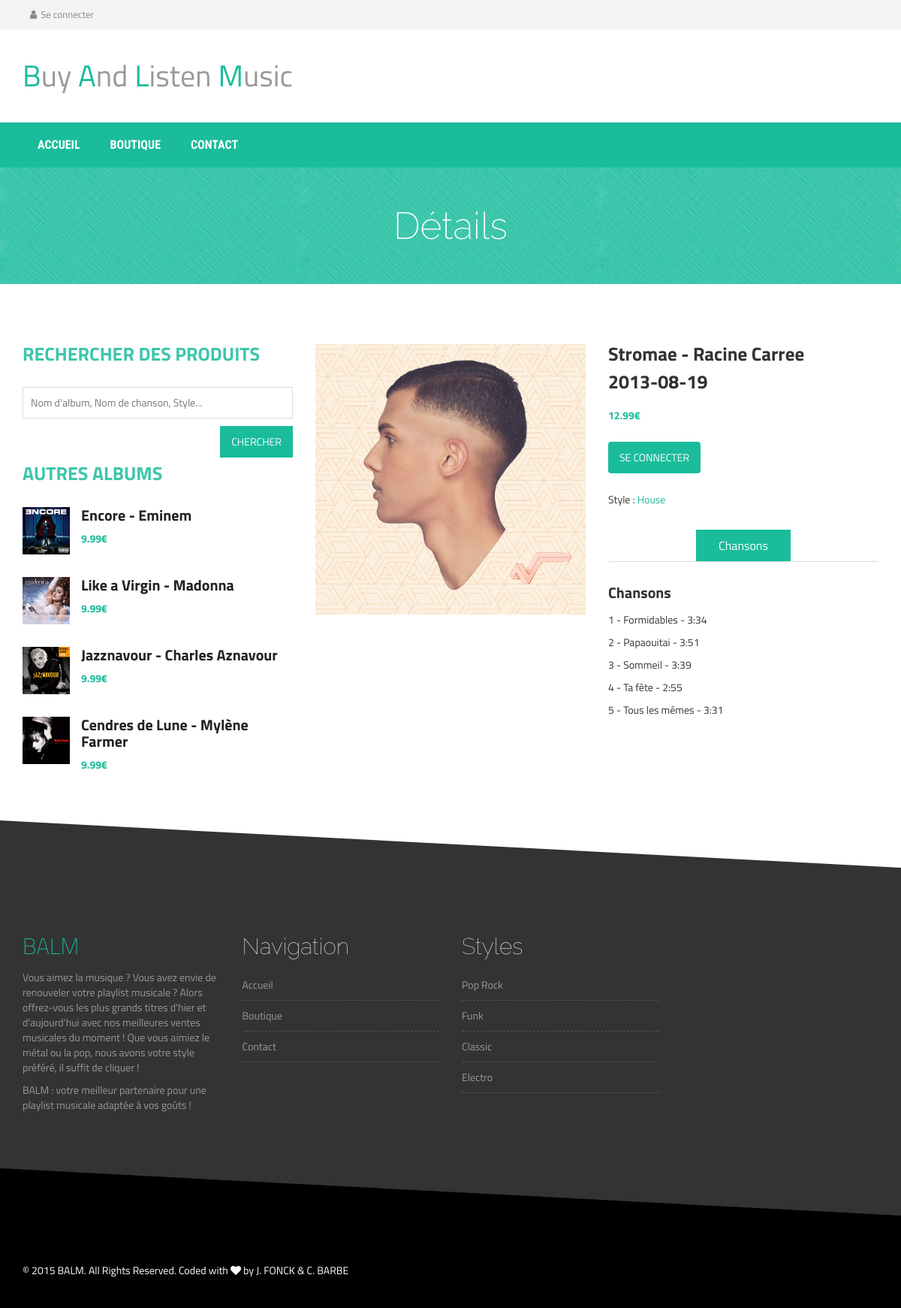
The app's page /single-product.php?search=2 with its own data.
### tables this page shows
CREATE TABLE Album (
    num_Album int NOT NULL auto_increment,
    nom_Album varchar(255),
    sortie date,
    prix float,
    stock int,
    id_Artiste int NOT NULL,
    id_Style int NOT NULL,
    
    PRIMARY KEY(num_Album),
    FOREIGN KEY(id_Artiste) REFERENCES Artiste(num_Artiste) ON UPDATE NO ACTION ON DELETE NO ACTION,
    FOREIGN KEY(id_Style) REFERENCES Style(num_Style) ON UPDATE NO ACTION ON DELETE NO ACTION
);

CREATE TABLE Artiste (
    num_Artiste int NOT NULL auto_increment,
    nom_Artiste varchar(255),
    
    PRIMARY KEY(num_Artiste)
);

CREATE TABLE Style(
    num_Style int NOT NULL auto_increment,
    nom_Style varchar(255),
    
    PRIMARY KEY (num_Style)
);

### single-product.php (the view, shortened to what this page needs)
<!DOCTYPE html>
<html lang="fr">
  <head>
    <link rel="stylesheet" href="http://maxcdn.bootstrapcdn.com/bootstrap/3.2.0/css/bootstrap.min.css">
    <link rel="stylesheet" href="http://maxcdn.bootstrapcdn.com/font-awesome/4.3.0/css/font-awesome.min.css">
    <link rel="stylesheet" href="css/owl.carousel.css">
    <link rel="stylesheet" href="style.css">
    <link rel="stylesheet" href="css/responsive.css">
  </head>
  <body>
   <?php include("header.php") ?>
    <div class="product-big-title-area">
        <div class="container">
            <div class="row">
                <div class="col-md-12">
                    <div class="product-bit-title text-center">
                        <h2>Détails</h2>
                    </div>
                </div>
            </div>
        </div>
    </div>
    <div class="single-product-area">
        <div class="zigzag-bottom"></div>
        <div class="container">
            <div class="row">
                <div class="col-md-4">
                    <div class="single-sidebar">
                        <h2 class="sidebar-title">Rechercher des produits</h2>
                        <form action="shop.php" method="GET">
                            <input type="text" name="search" id="search" placeholder="Nom d'album, Nom de chanson, Style..." required="required" />
                            <input type="submit" class="pull-right" value="Chercher" />
                        </form>
                    </div>
                    <div class="single-sidebar">
                        <h2 class="sidebar-title">Autres albums</h2>
            			<?php
            				if(isset($_GET['search'])) {
            					$search = $_GET['search'];
            					$mysqli = new mysqli("localhost", "root", "", "BD_BALM");
            					$query0 = "SELECT DISTINCT num_Album, nom_Artiste, nom_Album, prix FROM Artiste Ar INNER JOIN Album Al ON Ar.num_Artiste = Al.id_Artiste
            						  INNER JOIN Style S ON S.num_Style = Al.id_Style
            						  INNER JOIN Chanson C ON Al.num_Album = C.id_Album
            						  ORDER BY Rand()
                                      LIMIT 4";
            					if ($rep0 = $mysqli->query($query0)) {
            						if($rep0->num_rows != 0) {
            							while($row0 = $rep0->fetch_assoc()) {
            								echo"
            								<div class=\"thubmnail-recent\">
            								    <img src=\"img/".utf8_encode($row0['nom_Artiste'])." - ".utf8_encode($row0['nom_Album']).".jpg\" class=\"recent-thumb\" alt=\"\">
            								    <h2><a href=\"single-product.php?search=".$row0['num_Album']."\">".utf8_encode($row0['nom_Album']). " - " .utf8_encode($row0['nom_Artiste'])."</a></h2>
            								    <div class=\"product-sidebar-price\">
            									<ins>".$row0['prix']."€</ins>
            								    </div>
            								</div>";
                                        }
                                    }
                                }
            			?>
                    </div>
                </div>
                <div class="col-md-8">
                    <div class="product-content-right">
                        <div class="row">
                            <div class="col-sm-6">
                                <div class="product-images">
							<?php
									$query = "SELECT DISTINCT nom_Artiste, nom_Album, num_Album, nom_Style, prix, sortie
										FROM Artiste Ar INNER JOIN Album Al ON Ar.num_Artiste = Al.id_Artiste
										INNER JOIN Style S ON S.num_Style = Al.id_Style
										WHERE num_Album = '".$search."'";
									if ($rep = $mysqli->query($query)) {
										if($rep->num_rows != 0) {
											if($row = $rep->fetch_assoc()) {
							?>
                        				<div class="product-main-img">
                                            <?php
                                                echo "<img src=\"img/".utf8_encode($row['nom_Artiste'])." - ".utf8_encode($row['nom_Album']).".jpg\">";
                                            ?>
                                </div>
                            </div>
                        </div>
                            <div class="col-sm-6">
                                <div class="product-inner">
                                    <h2 class="product-name">
									<?php
										echo "<p>" . utf8_encode($row['nom_Artiste'])." - ".utf8_encode($row['nom_Album']). "</p> <p>" . $row['sortie'] . "</p>";
									?>
									</h2>
                                    <div class="product-inner-price">
                                        <ins>
										<?php
										    echo $row['prix']."€";
										?>
										</ins>
                                    </div>
                                   <?php
                                        if(isset($_SESSION['mail'])) {
                                    ?>
                                    <form action="addCart.php" class="cart">
                                        <input type="hidden" name="album" value="<?php echo $row['num_Album'] ?>" />
                                        <button class="add_to_cart_button" type="submit">Ajouter au panier</button>
                                    </form>
                                    <?php
                                        } else {
                                    ?>
                                    <form action="login.php" class="cart">
                                        <button class="btn btn-default" type="submit">Se connecter</button>
                                    </form>
                                    <?php
                                        }
                                    ?>
                                    <div class="product-inner-category">
                                        <p>Style : <a href="shop.php?search=<?php echo utf8_encode($row["nom_Style"]) ?>">
										<?php
											echo utf8_encode($row['nom_Style']);
											}
										}
									}
										?>
										</a></p>
                                    </div>
                                    <div role="tabpanel">
                                        <ul class="product-tab" role="tablist">
                                            <li role="presentation" class="active"><a href="#home" aria-controls="home" role="tab" data-toggle="tab">Chansons</a></li>
                                        </ul>
                                        <div class="tab-content">
                                            <div role="tabpanel" class="tab-pane fade in active" id="home">
                                                <h2>Chansons</h2>
                                                <?php
													$queryChanson = "SELECT DISTINCT nom_Chanson, duree
													FROM Album A INNER JOIN Chanson C ON A.num_Album = C.id_Album
													WHERE num_Album = '".$search."'";
													if ($queryChanson = $mysqli->query($queryChanson)) {
														if($queryChanson->num_rows != 0) {
															$compteur = 1;
															while($row2 = $queryChanson->fetch_assoc()) {
																echo "<p>" . $compteur . " - " . utf8_encode($row2['nom_Chanson']) . " - " . $row2['duree'] . "</p>" ;
																$compteur++;
															}
														}
													}
								                }
                                            ?>
											</div>
                                        </div>
                                    </div>
                                </div>
                            </div>
                        </div>
                    </div>
                </div>
            </div>
        </div>
    </div>
    <?php include("footer.php") ?>
  </body>
</html>

### footer.php (shortened to what this page needs)
<div class="footer-top-area">
    <div class="zigzag-bottom"></div>
    <div class="container">
        <div class="row">
            <div class="col-md-3 col-sm-6">
                <div class="footer-about-us">
                    <h2><span>BALM</span></h2>
                    <p>Vous aimez la musique ? Vous avez envie de renouveler votre playlist musicale ? Alors offrez-vous les plus grands titres d'hier et d'aujourd'hui avec nos meilleures ventes musicales du moment ! Que vous aimiez le métal ou la pop, nous avons votre style préféré, il suffit de cliquer ! </p>
                    <p>BALM : votre meilleur partenaire pour une playlist musicale adaptée à vos goûts !</p>
                </div>
            </div>
            <div class="col-md-3 col-sm-6">
                <div class="footer-menu">
                    <h2 class="footer-wid-title">Navigation</h2>
                    <ul>
                        <li><a href="index.php">Accueil</a></li>
                        <li><a href="shop.php">Boutique</a></li>
                        <li><a href="contact.php">Contact</a></li>
                    </ul>
                </div>
            </div>
            <div class="col-md-3 col-sm-6">
                <div class="footer-menu">
                    <h2 class="footer-wid-title">Styles</h2>
                    <?php
                        $mysqli = new mysqli("localhost", "root", "", "BD_BALM");
                        $queryStyle = "SELECT nom_Style FROM Style ORDER BY Rand() LIMIT 4";
                        if ($repStyle = $mysqli->query($queryStyle)) {
                            if(mysqli_num_rows($repStyle) != 0) {
                                while($row0 = $repStyle->fetch_assoc()) {
                                    echo"
                                        <ul>
                                            <li><a href=\"shop.php?search=\">".utf8_encode($row0['nom_Style'])."</a></li>
                                        </ul>
                                     ";
                                }
                            }
                        }
                    ?>
                </div>
            </div>
        </div>
    </div>
</div>
<div class="footer-bottom-area">
    <div class="container">
        <div class="row">
            <div class="col-md-8">
                <div class="copyright">
                    <p>&copy; 2015 BALM. All Rights Reserved. Coded with <i class="fa fa-heart"></i> by J. FONCK & C. BARBE</a></p>
                </div>
            </div>
        </div>
    </div>
</div>

### style.css (style rules this page uses)
img { max-width: 100%; height: auto; }
h1, h2, h3, h4, h5, h6 { font-weight: 700; margin: 0 0 15px; }
body { font-family: 'Titillium Web', sans-serif; }
.slider-area, .promo-area, .brands-area, .maincontent-area, .footer-top-area, .product-widget-area, .product-breadcroumb-area, .single-product-area { position: relative;overflow: hidden }
.zigzag-bottom { background: none repeat scroll 0 0 #1abc9c; bottom: -80px; height: 165px; left: -5%; position: absolute; transform: rotate(3deg); width: 108%; z-index: 9; }
.footer-top-area .zigzag-bottom { background: #000 }
.footer-top-area { background: none repeat scroll 0 0 #333; color: #999; padding: 35px 0 180px; }
.footer-bottom-area { background: #000;color: #fff }
.footer-about-us span { color: #1abc9c; }
.footer-wid-title { font-family: raleway; font-size: 30px; font-weight: 100;color: #fff }
.footer-about-us h2 { font-weight: 200; }
.footer-menu ul { list-style: outside none none; margin: 0; padding: 0; }
.footer-menu ul li { border-bottom: 1px dashed #555; padding: 5px 0; }
.footer-menu a { display: block; padding: 5px 0;color: #999 }
a { color: #1abc9c }
.footer-bottom-area { background: none repeat scroll 0 0 #000; color: #fff; padding-bottom: 40px; }
.copyright > p { margin: 10px 0 0; }
.product-big-title-area { background: url(img/crossword.png) repeat scroll 0 0 #1ABC9C }
.product-bit-title h2 { font-family: raleway; font-size: 50px; font-weight: 200; margin: 0; padding: 50px 0;color: #fff; }
.single-product-area .zigzag-bottom { background-color: #333333 }
.single-product-area { padding: 80px 0 130px; }
.sidebar-title { color: #3dc6ab; font-size: 25px; margin-bottom: 30px; text-transform: uppercase; }
.single-sidebar { margin-bottom: 50px; }
input[type="text"], input[type="password"], input[type="email"], textarea { border: 1px solid #ddd; padding: 10px; }
input[type="submit"], button[type=submit] { background: none repeat scroll 0 0 #1abc9c; border: medium none; color: #fff; padding: 11px 20px; text-transform: uppercase; }
.single-sidebar input[type="text"] { margin-bottom: 10px; width: 100%; }
.thubmnail-recent { margin-bottom: 30px; overflow: hidden; }
.recent-thumb { float: left; height: auto; margin-right: 15px; width: 63px; }
.thubmnail-recent > h2 { font-size: 20px; margin-bottom: 10px; }
.thubmnail-recent > h2 a { color: #222; }
.product-sidebar-price > ins { color: #1abc9c; font-weight: 700; margin-right: 10px; text-decoration: none; }
.single-sidebar a { display: block; }
.product-main-img { margin-bottom: 20px; }
.product-name { font-size: 25px; margin-bottom: 20px; }
.product-inner-price { margin-bottom: 25px; }
.product-inner-price > ins { color: #1abc9c; font-weight: 700; margin-right: 10px; text-decoration: none; }
form.cart { margin-bottom: 25px; }
.product-inner-category { margin-bottom: 30px; }
.product-tab { border-bottom: 1px solid #ddd; list-style: outside none none; margin: 0 0 30px; padding: 0; text-align: center; }
.product-tab li { display: inline-block; }
.product-tab li.active { background: none repeat scroll 0 0 #1abc9c; }
.product-tab li.active a { color: #fff; }
.product-tab li a { color: #222; display: block; font-size: 16px; padding: 10px 30px; }
.tab-content h2 { font-size: 20px; }
.tab-content { margin-bottom: 30px; }

### css/responsive.css (style rules this page uses)
@media only screen and (min-width: 992px) and (max-width: 1280px) { input[type="submit"], button[type="submit"] { padding: 11px 15px; } }

### records on screen
album: id_Artiste+nom_Album (picture), nom_Album "Encore", id_Artiste.nom_Artiste "Eminem", prix "9.99"
album: id_Artiste+nom_Album (picture), nom_Album "Like a Virgin", id_Artiste.nom_Artiste "Madonna", prix "9.99"
album: id_Artiste+nom_Album (picture), nom_Album "Jazznavour", id_Artiste.nom_Artiste "Charles Aznavour", prix "9.99"
album: id_Artiste+nom_Album (picture), nom_Album "Cendres de Lune", id_Artiste.nom_Artiste "Mylène Farmer", prix "9.99"
album: id_Artiste+nom_Album (picture), id_Artiste.nom_Artiste "Stromae", nom_Album "Racine Carree", sortie "2013-08-19", prix "12.99", id_Style.nom_Style "House"
style: nom_Style "Pop Rock"
style: nom_Style "Funk"
style: nom_Style "Classic"
style: nom_Style "Electro"

### other values on screen
utf8_encode($row2['nom_Chanson']) "Formidables"
$row2['duree'] "3:34"
utf8_encode($row2['nom_Chanson']) "Papaouitai"
$row2['duree'] "3:51"
utf8_encode($row2['nom_Chanson']) "Sommeil"
$row2['duree'] "3:39"
utf8_encode($row2['nom_Chanson']) "Ta fête"
$row2['duree'] "2:55"
utf8_encode($row2['nom_Chanson']) "Tous les mêmes"
$row2['duree'] "3:31"
